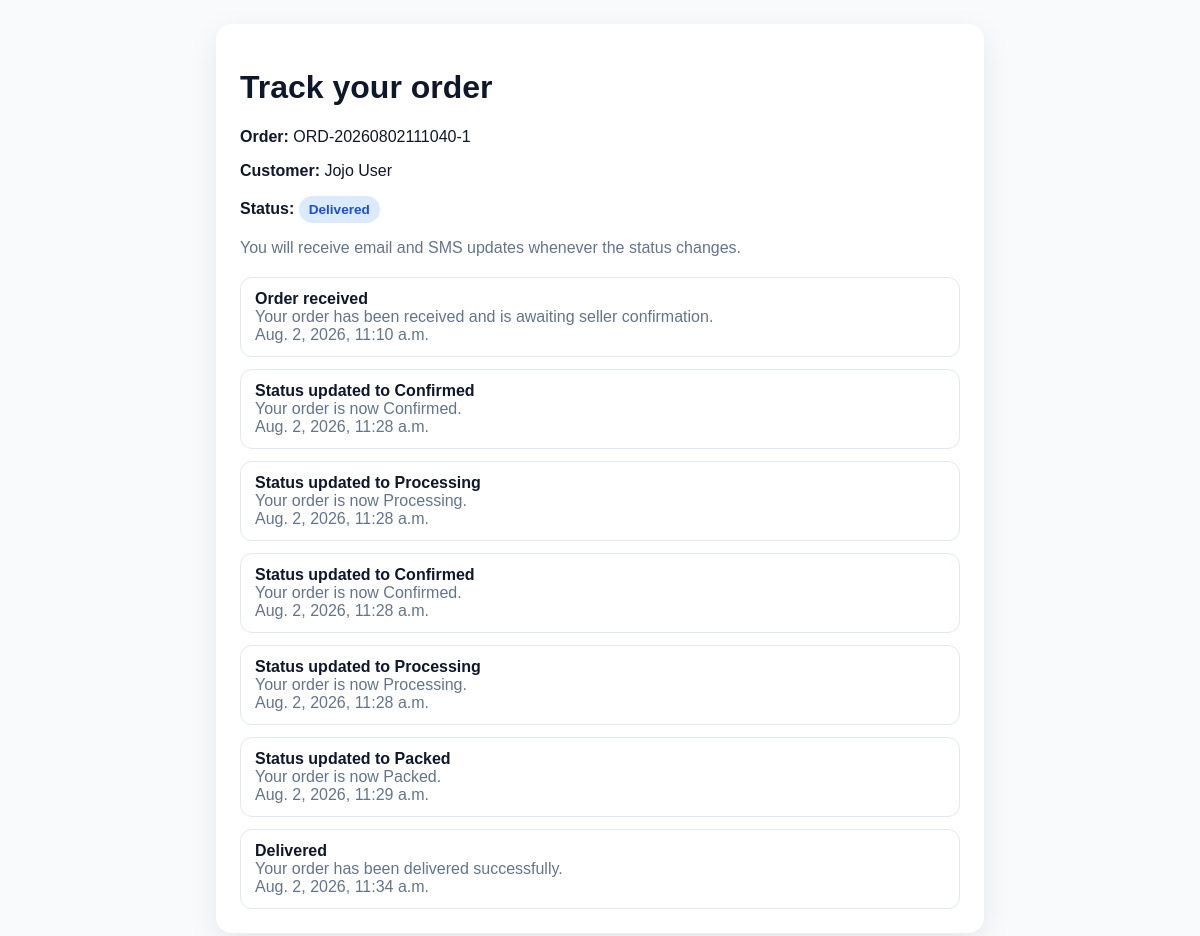
Screenshot of /track/ORD-20260802111040-1/ with the database file from the repository.
### store/models.py (models this page shows, shortened)
class Order(models.Model):
    PAYMENT_STATUS_CHOICES = [
        ('Pending', 'Pending'),
        ('Paid', 'Paid'),
        ('Failed', 'Failed'),
    ]
    PAYMENT_METHOD_CHOICES = [
        ('PAY_ON_DELIVERY', 'Pay on Delivery'),
        ('MTN_MOBILE_MONEY', 'MTN Mobile Money'),
        ('AIRTEL_MONEY', 'Airtel Money'),
        ('BANK_TRANSFER', 'Bank Transfer'),
    ]
    ORDER_STATUS_CHOICES = [
        ('Pending', 'Pending'),
        ('Confirmed', 'Confirmed'),
        ('Processing', 'Processing'),
        ('Packed', 'Packed'),
        ('Out for Delivery', 'Out for Delivery'),
        ('Delivered', 'Delivered'),
        ('Cancelled', 'Cancelled'),
    ]
    customer = models.ForeignKey(Customer, on_delete=models.CASCADE, related_name='orders')
    order_number = models.CharField(max_length=50, unique=True)
    total_amount = models.DecimalField(max_digits=10, decimal_places=2, default=0.00)
    delivery_fee = models.DecimalField(max_digits=10, decimal_places=2, default=0.00)
    discount = models.DecimalField(max_digits=10, decimal_places=2, default=0.00)
    tax = models.DecimalField(max_digits=10, decimal_places=2, default=0.00)
    payment_method = models.CharField(max_length=30, choices=PAYMENT_METHOD_CHOICES, default='PAY_ON_DELIVERY')
    payment_status = models.CharField(max_length=20, choices=PAYMENT_STATUS_CHOICES, default='Pending')
    order_status = models.CharField(max_length=25, choices=ORDER_STATUS_CHOICES, default='Pending')
    delivery_address = models.TextField(blank=True, null=True)
    phone_number = models.CharField(max_length=20, blank=True, null=True)
    notes = models.TextField(blank=True, null=True)
    order_date = models.DateTimeField(default=timezone.now)
    created_at = models.DateTimeField(auto_now_add=True)
    updated_at = models.DateTimeField(auto_now=True)
    class Meta:
        db_table = 'orders'

class User(AbstractUser):
    username = None
    email = models.EmailField(unique=True)
    phone_number = models.CharField(max_length=20, blank=True, null=True)
    role = models.CharField(
        max_length=20,
        choices=[('Admin', 'Admin'), ('Seller', 'Seller'), ('Customer', 'Customer')],
        default='Customer',
    )
    profile_image = models.URLField(blank=True, null=True)
    is_active = models.BooleanField(default=True)
    last_login = models.DateTimeField(blank=True, null=True)
    created_at = models.DateTimeField(auto_now_add=True)
    updated_at = models.DateTimeField(auto_now=True)
    USERNAME_FIELD = 'email'
    REQUIRED_FIELDS = []
    objects = UserManager()
    class Meta:
        db_table = 'users'

class OrderStatusHistory(models.Model):
    order = models.ForeignKey(Order, on_delete=models.CASCADE, related_name='status_history')
    status = models.CharField(max_length=25, choices=Order.ORDER_STATUS_CHOICES, default='Processing')
    title = models.CharField(max_length=100, blank=True, null=True)
    detail = models.TextField(blank=True, null=True)
    created_at = models.DateTimeField(auto_now_add=True)
    updated_at = models.DateTimeField(auto_now=True)
    class Meta:
        db_table = 'order_status_history'
        ordering = ['created_at']

### store/views.py (the view)
# urls.py: path('track/<str:order_number>/', views.order_tracking_page, name='order_tracking'),
def order_tracking_page(request, order_number):
    order = Order.objects.select_related('customer__user').filter(order_number=order_number).first()
    if not order:
        return render(request, 'order_tracking.html', {'order': None, 'not_found': True}, status=404)
    history = order.status_history.all()
    return render(request, 'order_tracking.html', {
        'order': order,
        'customer': order.customer.user,
        'history': history,
        'tracking_url': _build_tracking_url(order),
        'not_found': False,
    })

### store/views.py (called while the page is built)
def _build_tracking_url(order):
    base_url = (getattr(settings, 'ORDER_TRACKING_BASE_URL', '') or getattr(settings, 'TRACKING_BASE_URL', '') or '').strip()
    if not base_url:
        return None
    if not base_url.endswith('/'):
        base_url = f'{base_url}/'
    return f'{base_url}{order.order_number}'

### templates/order_tracking.html (shortened to what this page needs)
<!DOCTYPE html>
<html lang="en">
  <head>
  </head>
  <body>
    <div class="card">
      {% if not_found %}
        <h1>Order not found</h1>
        <p class="muted">We could not find a tracking record for that order number.</p>
      {% else %}
        <h1>Track your order</h1>
        <p><strong>Order:</strong> {{ order.order_number }}</p>
        <p><strong>Customer:</strong> {{ customer.get_full_name|default:customer.email }}</p>
        <p><strong>Status:</strong> <span class="pill">{{ order.order_status }}</span></p>
        <p class="muted">You will receive email and SMS updates whenever the status changes.</p>
        <div class="history">
          {% for item in history %}
            <div class="entry">
              <div><strong>{{ item.title }}</strong></div>
              <div class="muted">{{ item.detail }}</div>
              <div class="muted">{{ item.created_at }}</div>
            </div>
          {% empty %}
            <div class="entry">No tracking history has been recorded yet.</div>
          {% endfor %}
        </div>
      {% endif %}
    </div>
  </body>
</html>

### templates/order_tracking.html (style rules this page uses)
body { font-family: Arial, sans-serif; margin: 0; padding: 24px; background: #f8fafc; color: #0f172a; }
.card { max-width: 720px; margin: 0 auto; background: white; border-radius: 16px; padding: 24px; box-shadow: 0 10px 30px rgba(15, 23, 42, 0.08); }
.pill { display: inline-block; padding: 6px 10px; border-radius: 999px; font-size: 0.85rem; font-weight: 700; background: #dbeafe; color: #1d4ed8; }
.history { margin-top: 20px; display: grid; gap: 12px; }
.entry { border: 1px solid #e2e8f0; border-radius: 12px; padding: 12px 14px; }
.muted { color: #64748b; }

### rows the page displays
Order: order_number "ORD-20260802111040-1", order_status "Delivered"
User: get_full_name "Jojo User"
OrderStatusHistory: title "Order received", detail "Your order has been received and is awaiting seller confirmation.", created_at "Aug. 2, 2026, 11:10 a.m."
OrderStatusHistory: title "Status updated to Confirmed", detail "Your order is now Confirmed.", created_at "Aug. 2, 2026, 11:28 a.m."
OrderStatusHistory: title "Status updated to Processing", detail "Your order is now Processing.", created_at "Aug. 2, 2026, 11:28 a.m."
OrderStatusHistory: title "Status updated to Confirmed", detail "Your order is now Confirmed.", created_at "Aug. 2, 2026, 11:28 a.m."
OrderStatusHistory: title "Status updated to Processing", detail "Your order is now Processing.", created_at "Aug. 2, 2026, 11:28 a.m."
OrderStatusHistory: title "Status updated to Packed", detail "Your order is now Packed.", created_at "Aug. 2, 2026, 11:29 a.m."
OrderStatusHistory: title "Delivered", detail "Your order has been delivered successfully.", created_at "Aug. 2, 2026, 11:34 a.m."
